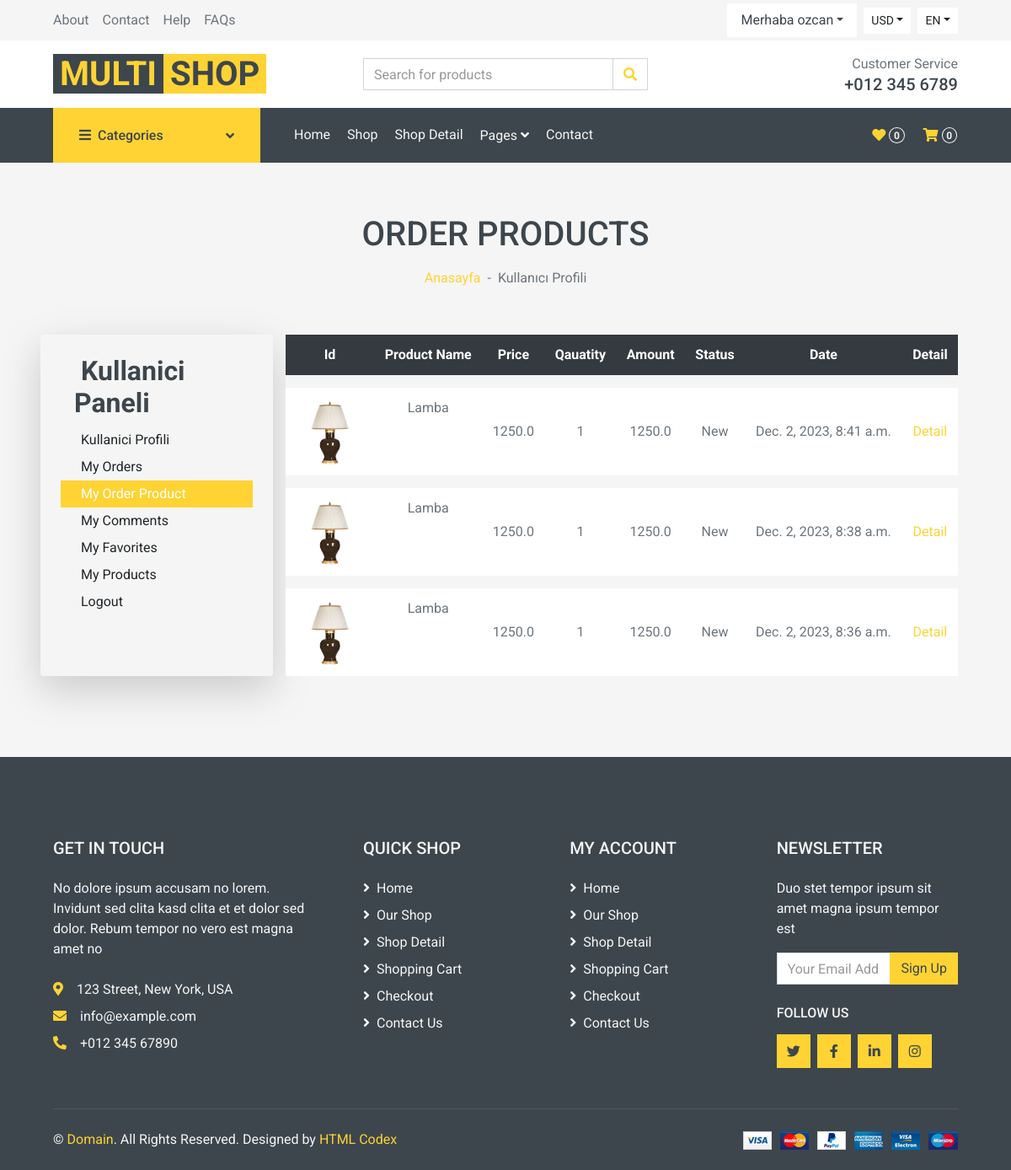
The app's page /user/orders_product (signed in), older data.
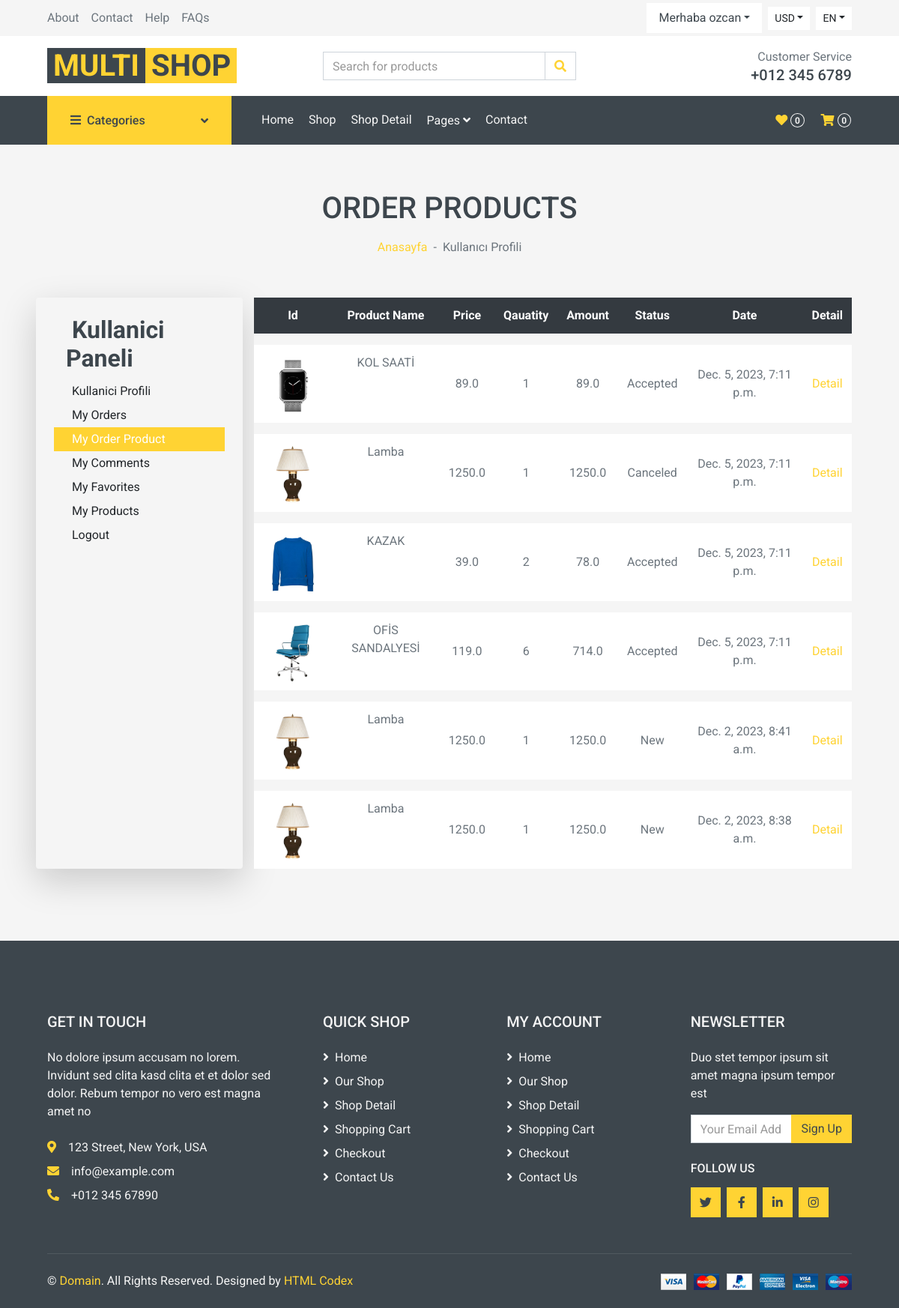
The same page, newer data.
### order/models.py (models this page shows, shortened)
class OrderProduct(models.Model):
    STATUS = (
        ('New', 'New'),
        ('Accepted', 'Accepted'),
        ('Canceled', 'Canceled'),
    )
    order = models.ForeignKey(Order, on_delete=models.CASCADE)
    user = models.ForeignKey(User, on_delete=models.CASCADE)
    product = models.ForeignKey(Product, on_delete=models.CASCADE)
    quantity = models.IntegerField()
    price = models.FloatField()
    amount = models.FloatField()
    status = models.CharField(max_length=10, choices=STATUS, default='New')
    create_at = models.DateTimeField(auto_now_add=True)
    update_at = models.DateTimeField(auto_now=True)

### product/models.py (models this page shows, shortened)
class Product(models.Model):
    STATUS = (('True', 'Evet'),
            ('False', 'Hayir'), )
    category = models.ForeignKey(Category, on_delete=models.CASCADE) #many to one relation with Category
    title = models.CharField(max_length=150)
    keywords = models.CharField(max_length=255)
    description = models.TextField(max_length=255)
    image = models.ImageField(blank=True, upload_to='images/')
    price= models.FloatField()
    amount = models.IntegerField(default=0)
    detail = models.TextField()
    status = models.CharField(max_length=10,choices=STATUS)
    slug = models.SlugField(null=False, unique=True)
    create_at = models.DateTimeField(auto_now_add=True)
    update_at = models.DateTimeField(auto_now=True)
    def category_tag(self):
        return self.category
    category_tag.short_description = "Kategori"
    def image_tag(self):
        return mark_safe('<img src="{}" height="50"/>'.format(self.image.url))
    image_tag.short_description = 'Image'

### user/views.py (the view)
# urls.py: path('orders_product', views.user_order_product, name='user_order_product'),
@login_required(login_url='/login') # Check login
def user_order_product(request):
    current_user = request.user
    order_product = OrderProduct.objects.filter(user_id=current_user.id).order_by('-id')
    context = {'order_product': order_product }
    return render(request, 'user_order_products.html', context)

### user/templates/user_order_products.html (shortened to what this page needs)
{% extends 'homebase.html' %}
{% block sidebar %} {% include 'sidebar.html' %}  {% endblock %}
{% block body %}
    <div class="container-fluid bg-secondary mb-4">
        <div class="d-flex flex-column align-items-center justify-content-center" style="min-height: 150px">
            <h1 class="font-weight-semi-bold text-uppercase mb-3">Order Products</h1>
            <div class="d-inline-flex">
                <p class="m-0"><a href="/">Anasayfa</a></p>
                <p class="m-0 px-2">-</p>
                <p class="m-0">Kullanıcı Profili</p>
            </div>
        </div>
    </div>
    <div class="container-fluid">
        <div class="row px-xl-5">
            {% include 'user_panel.html' %}
            <div class="col-lg-9 table-responsive mb-5">
                    <table class="table table-light table-borderless table-hover text-center mb-0">
                        <thead class="thead-dark">
                            <tr>
                                <th class="align-middle">Id </th>
                                <th class="align-middle">Product Name </th>
                                <th class="align-middle">Price </th>
                                <th class="align-middle">Qauatity </th>
                                <th class="align-middle">Amount </th>
                                <th class="align-middle">Status </th>
                                <th class="align-middle">Date </th>
                                <th class="align-middle">Detail </th>
                            </tr>
                        </thead>
                            {% for rs in order_product %}
                                <tr>
                                    <td class="align-middle">
                                        <a href="/product/{{ rs.product_id }}/{{ rs.product.slug }}">
                                            {% if rs.variant.image_id > 0 %}
                                                <img src="{{ rs.variant.image }}" alt="" style="height: 80px">
                                            {% else %}
                                                <img src="{{ rs.product.image.url}}" alt="" style="height: 80px">
                                            {% endif %}
                                        </a>
                                    </td>
                                    <td>{{ rs.product.title }} {{ rs.variant.size }}   {{ rs.variant.color }}</td>
                                    <td class="align-middle">{{ rs.price }} </td>
                                    <td class="align-middle">{{ rs.quantity }} </td>
                                    <td class="align-middle">{{ rs.amount }} </td>
                                    <td class="align-middle">{{ rs.status }} </td>
                                    <td class="align-middle">{{ rs.create_at }} </td>
                                    <td class="align-middle"><a class="primary-btn" href="/user/order_product_detail/{{ rs.id }}/{{ rs.order.id }}"> Detail </a></td>
                                </tr>
                            {% endfor %}
                    </table>
                </div>
            </div>
        </div>
 {% endblock %}

### home/templates/header.html (shortened to what this page needs)
{% load static %}
    <div class="container-fluid">
        <div class="row bg-secondary py-1 px-xl-5">
            <div class="col-lg-6 d-none d-lg-block">
                <div class="d-inline-flex align-items-center h-100">
                    <a class="text-body mr-3" href="">About</a>
                    <a class="text-body mr-3" href="">Contact</a>
                    <a class="text-body mr-3" href="">Help</a>
                    <a class="text-body mr-3" href="">FAQs</a>
                </div>
            </div>
            <div class="col-lg-6 text-center text-lg-right">
                <div class="d-inline-flex align-items-center">
                    <div class="btn-group">
                        {%  if user.id is not None %}
                        <div class="nav-item dropdown btn-light">
                            <a href="#" class="nav-link dropdown-toggle text-dark" data-toggle="dropdown"> Merhaba {{ user.username }}</a>
                        </div>
                        {% else %}
                        <button type="button" class="btn btn-sm btn-light dropdown-toggle" data-toggle="dropdown">My Account</button>
                        <div class="dropdown-menu dropdown-menu-right">
                            <a href="/login" class="dropdown-item" type="button">Sign in</a>
                            <a href="/signup" class="dropdown-item" type="button">Sign up</a>
                        </div>
                        {% endif %}
                    </div>
                    <div class="btn-group mx-2">
                        <button type="button" class="btn btn-sm btn-light dropdown-toggle" data-toggle="dropdown">USD</button>
                    </div>
                    <div class="btn-group">
                        <button type="button" class="btn btn-sm btn-light dropdown-toggle" data-toggle="dropdown">EN</button>
                    </div>
                </div>
            </div>
        </div>
        <div class="row align-items-center bg-light py-3 px-xl-5 d-none d-lg-flex">
            <div class="col-lg-4">
                <a href="/" class="text-decoration-none">
                    <span class="h1 text-uppercase text-primary bg-dark px-2">Multi</span>
                    <span class="h1 text-uppercase text-dark bg-primary px-2 ml-n1">Shop</span>
                </a>
            </div>
            <div class="col-lg-4 col-6 text-left">
                <form action="{% url 'search' %}" method="post">
                    <div class="input-group">
                        <input type="text" class="form-control" name="query" placeholder="Search for products">
                        <div class="input-group-append">
                            <span class="input-group-text bg-transparent text-primary">
                                <i class="fa fa-search"></i>
                            </span>
                        </div>
                    </div>
                </form>
            </div>
            <div class="col-lg-4 col-6 text-right">
                <p class="m-0">Customer Service</p>
                <h5 class="m-0">+012 345 6789</h5>
            </div>
        </div>
    </div>

Row changes from the older to the newer data that the page shows:
removed OrderProduct: product.image (picture), product "Lamba", price "1250.0", quantity "1", amount "1250.0", status "New", create_at "Dec. 2, 2023, 8:36 a.m."
added OrderProduct: product.image (picture), product "KOL SAATİ", price "89.0", quantity "1", amount "89.0", status "Accepted", create_at "Dec. 5, 2023, 7:11 p.m."
added OrderProduct: product.image (picture), product "Lamba", price "1250.0", quantity "1", amount "1250.0", status "Canceled", create_at "Dec. 5, 2023, 7:11 p.m."
added OrderProduct: product.image (picture), product "KAZAK", price "39.0", quantity "2", amount "78.0", status "Accepted", create_at "Dec. 5, 2023, 7:11 p.m."
added OrderProduct: product.image (picture), product "OFİS SANDALYESİ", price "119.0", quantity "6", amount "714.0", status "Accepted", create_at "Dec. 5, 2023, 7:11 p.m."
